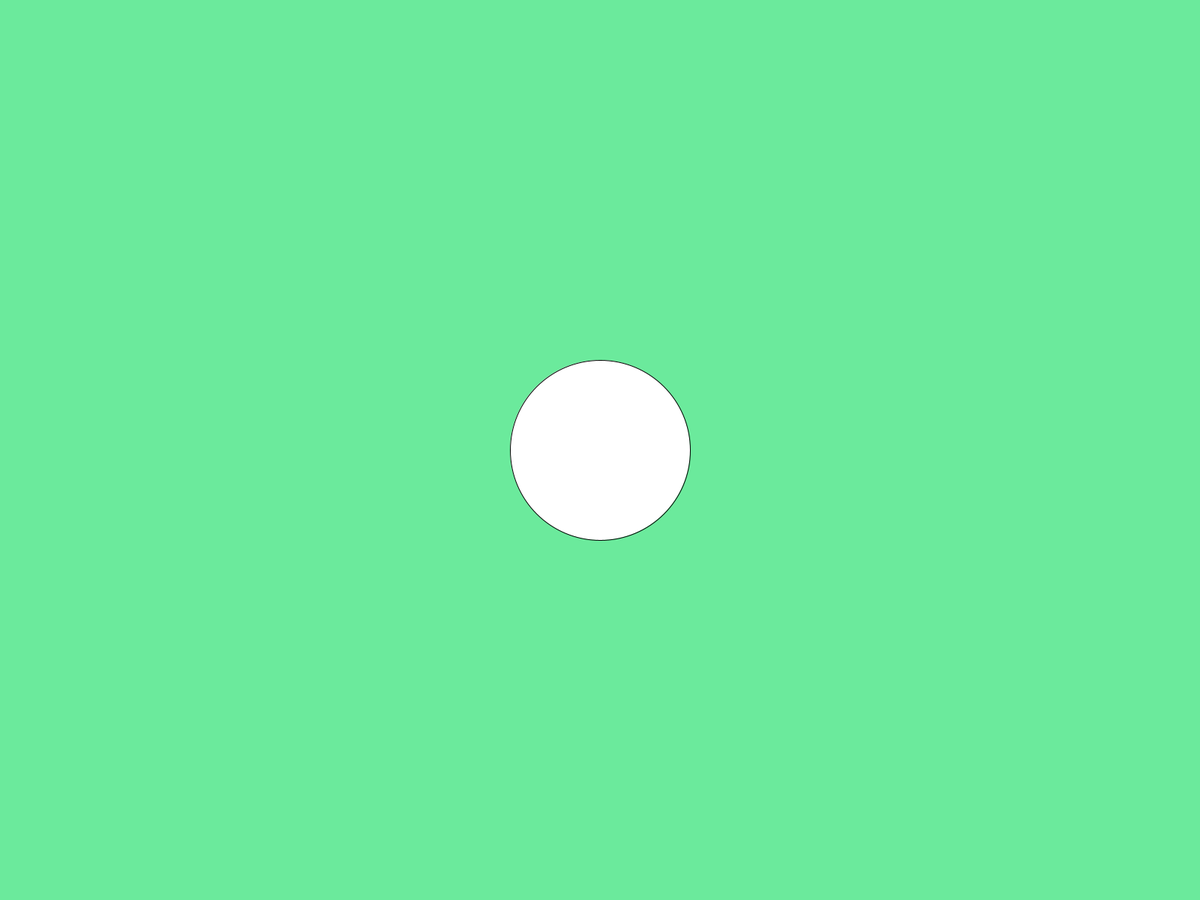
Frame 1 (no input)
Frame 60 (the mouse pressed at the canvas centre just before this capture): identical to frame 1, image omitted
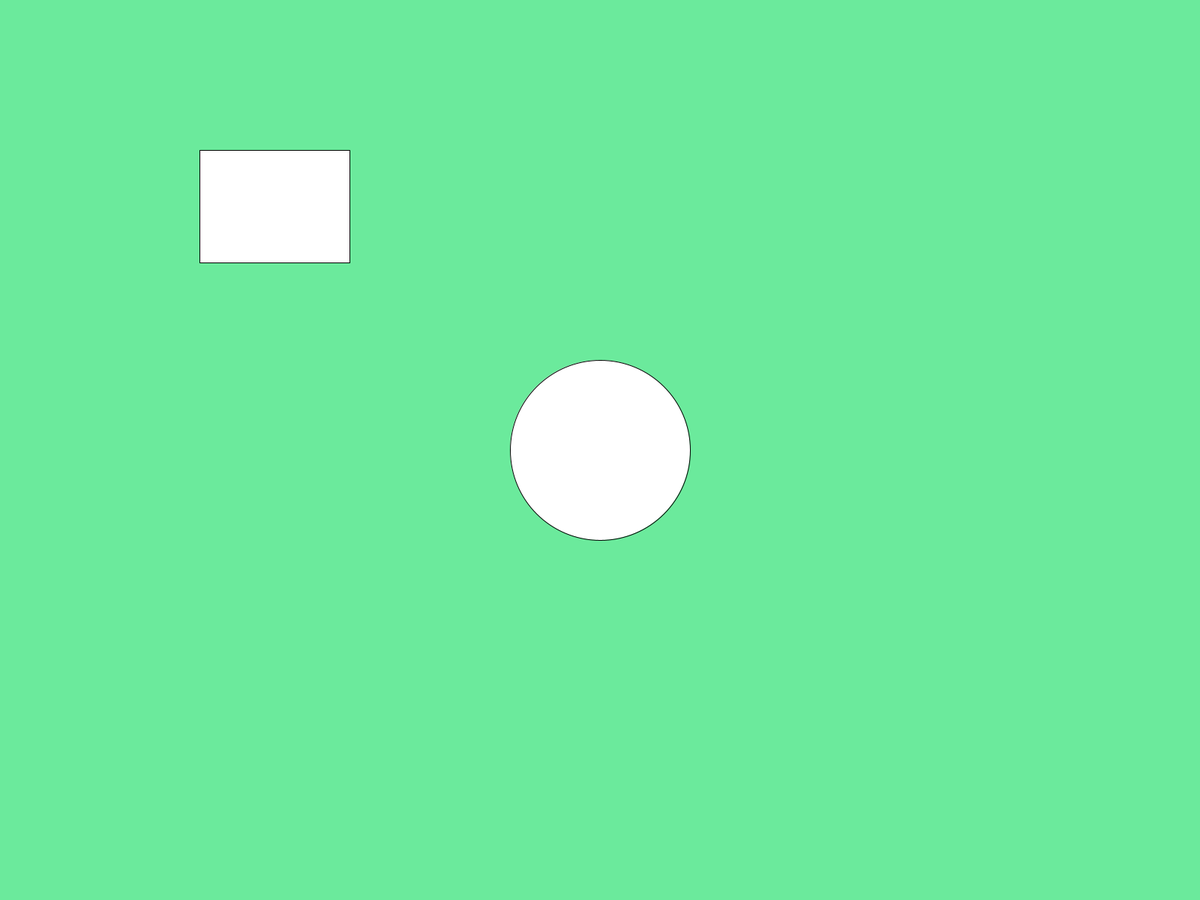
Frame 120 (the mouse held since frame 60 and released just before this capture)

The Processing sketch that drew these frames (run headless with seeded random() and noise(); from frame 60 on, the mouse is pressed at the canvas centre):

// Processing sketch: Do_this_not_that_v2
// ── Do_this_not_that_v2.pde
//Global Variables
float buttonX, buttonY, buttonDiameter;
float rectX, rectY, rectWidth, rectHeight;
float circleX, circleY, circleWidth, circleHeight;
Boolean rectOn=false, circleOn=false;
color mint=#6BEA9C;

void setup() {
  fullScreen();
  population();
  
}//End setup

void draw() {
  background(mint);
  ellipse(buttonX, buttonY, buttonDiameter, buttonDiameter);
  if (rectOn == true && circleOn == false) rect(rectX, rectY, rectWidth, rectHeight); 
  if (rectOn == false && circleOn == true) ellipse(circleX, circleY, circleWidth, circleHeight);;
}
void mousePressed() {
  if (mouseX>buttonX && mouseX<buttonX+buttonDiameter && mouseY>buttonY && mouseY<buttonY+buttonDiameter);
    if (rectOn == true) {
      rectOn = false;
      circleOn = true;
    } else {
      rectOn = true;
      circleOn = false;
    }
  }
  

// ── Population.pde
void population() {
  buttonX = width/2;
  buttonY = height/2;
  buttonDiameter = height*1/5;
  rectX = width*1/6;
  rectY = height*1/6;
  rectWidth = width*1/8;
  rectHeight = height*1/8;
  circleX = width*5/8;
  circleY = height*2/8;
  circleWidth = width*1/8;
  circleHeight = height*1/8;
}
